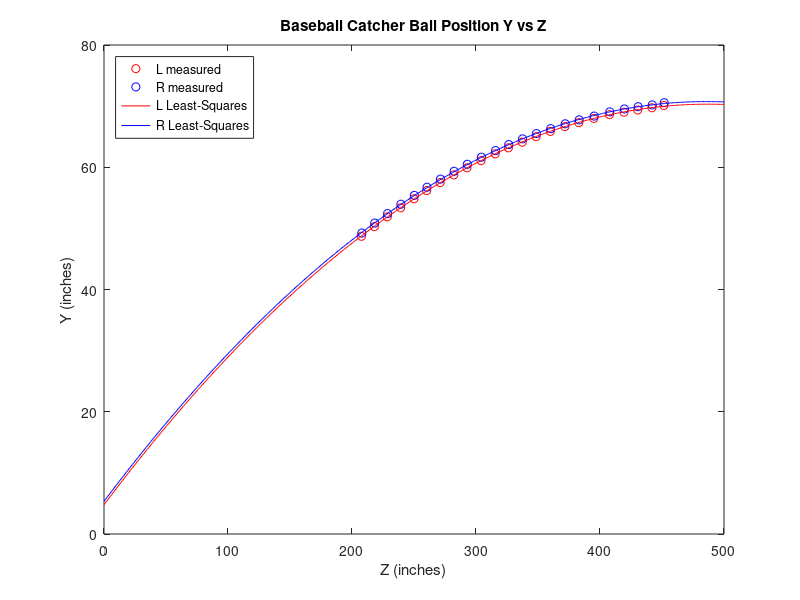
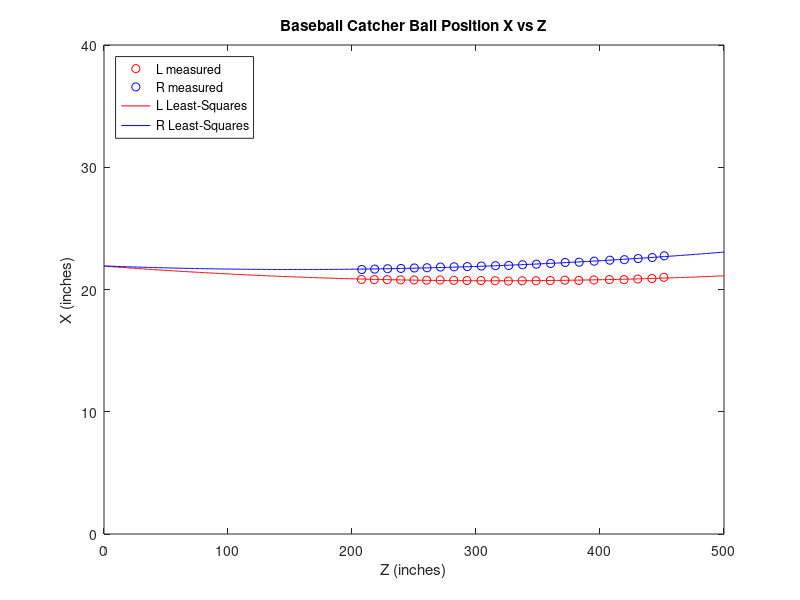

Source code (MATLAB) for these figures, in order:
clc;
clear;
close all

%copy the data from the text file
ballLeft = [20.998272, -70.10556, 451.49707; 20.895863, -69.732849, 441.85989; 20.858398, -69.365768, 430.45032; 20.807816, -69.005615, 419.39008; 20.811077, -68.606094, 407.59512; 20.780218, -67.992706, 395.02051; 20.74416, -67.291489, 382.91241; 20.760542, -66.649918, 371.66586; 20.726521, -65.863373, 359.93286; 20.71143, -65.004196, 348.45673; 20.711967, -64.097397, 337.2431; 20.692575, -63.17981, 326.09348; 20.716663, -62.19228, 315.45691; 20.732117, -61.079086, 304.05185; 20.733126, -59.907082, 292.73041; 20.751659, -58.746742, 282.06287; 20.778126, -57.484322, 271.06976; 20.76363, -56.181557, 260.20047; 20.781929, -54.846069, 250.00055; 20.785576, -53.369766, 239.17293; 20.804867, -51.879154, 228.42996; 20.813486, -50.286671, 218.02133; 20.821774, -48.705929, 207.63229];
ballRight = [22.754044, -70.557632, 451.78183; 22.614429, -70.192627, 442.14465; 22.532917, -69.903008, 430.73508; 22.439636, -69.531128, 419.67484; 22.39736, -69.06324, 407.87988; 22.317957, -68.373146, 395.30527; 22.235153, -67.755196, 383.19717; 22.208117, -67.110977, 371.95062; 22.128799, -66.313057, 360.21762; 22.069403, -65.502815, 348.74149; 22.026649, -64.646713, 337.52786; 21.964214, -63.714439, 326.37823; 21.947235, -62.72588, 315.74167; 21.918659, -61.640541, 304.33661; 21.875961, -60.488579, 293.01517; 21.853313, -59.337975, 282.34763; 21.837337, -58.059456, 271.35452; 21.78088, -56.728172, 260.48523; 21.7598, -55.395535, 250.28532; 21.721647, -53.953285, 239.4577; 21.699465, -52.417751, 228.71474; 21.6679, -50.870342, 218.30611; 21.636078, -49.240108, 207.91707];

ballLeft_x = ballLeft(:,1);
ballLeft_y = -ballLeft(:,2);
ballLeft_z = ballLeft(:,3);

ballRight_x = ballRight(:,1);
ballRight_y = -ballRight(:,2);
ballRight_z = ballRight(:,3);

%use least squares to fit a parabola to the Y Z data

%y = ax^2 + bx + c;

A_left = [ballLeft_z.^2, ballLeft_z, ones(23,1)];
b_left = [ballLeft_y];

A_right = [ballRight_z.^2, ballRight_z, ones(23,1)];
b_right = [ballRight_y];

%least squares pseudo inverse
x_left = (A_left'*A_left)\A_left'*b_left;
x_right = (A_right'*A_right)\A_right'*b_right;

t = 0:1:500;
for i=1:length(t)
    y_left(i) = x_left(1,1)*t(i)^2 + x_left(2,1)*t(i) + x_left(3,1);
    y_right(i) = x_right(1,1)*t(i)^2 + x_right(2,1)*t(i) + x_right(3,1);
end


%use least squares to fit a parabola to the X Z data

%y = ax^2 + bx + c;

A_left_x = [ballLeft_z.^2, ballLeft_z, ones(23,1)];
b_left_x = [ballLeft_x];

A_right_x = [ballRight_z.^2, ballRight_z, ones(23,1)];
b_right_x = [ballRight_x];

%least squares pseudo inverse
x_left_x = (A_left_x'*A_left_x)\A_left_x'*b_left_x;
x_right_x = (A_right_x'*A_right_x)\A_right_x'*b_right_x;

for i=1:length(t)
    y_left_x(i) = x_left_x(1,1)*t(i)^2 + x_left_x(2,1)*t(i) + x_left_x(3,1);
    y_right_x(i) = x_right_x(1,1)*t(i)^2 + x_right_x(2,1)*t(i) + x_right_x(3,1);
end


figure(1)
plot(ballLeft_z,ballLeft_y,'ro',ballRight_z,ballRight_y,'bo',t,y_left,'r',t,y_right,'b')
axis([0,500,0,80])
xlabel('Z (inches)')
ylabel('Y (inches)')
title('Baseball Catcher Ball Position Y vs Z')
legend('L measured','R measured', 'L Least-Squares', 'R Least-Squares', 'Location','northwest')

figure(2)
plot(ballLeft_z,ballLeft_x,'ro',ballRight_z,ballRight_x,'bo',t,y_left_x,'r',t,y_right_x,'b')
axis([0,500,0,40])
xlabel('Z (inches)')
ylabel('X (inches)')
title('Baseball Catcher Ball Position X vs Z')
legend('L measured','R measured', 'L Least-Squares', 'R Least-Squares','Location','northwest')





